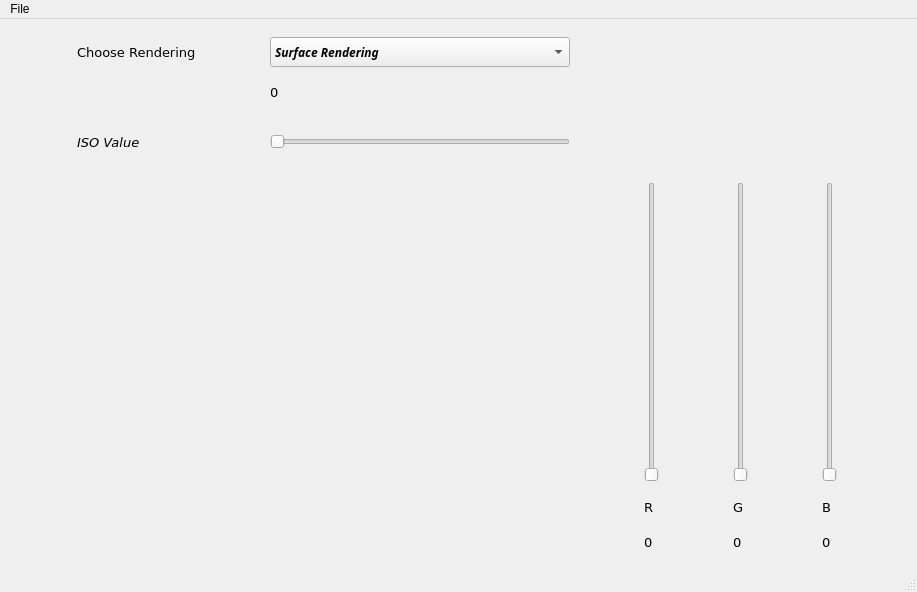
<?xml version="1.0" encoding="UTF-8"?>
<ui version="4.0">
 <class>MainWindow</class>
 <widget class="QMainWindow" name="MainWindow">
  <property name="geometry">
   <rect>
    <x>0</x>
    <y>0</y>
    <width>917</width>
    <height>592</height>
   </rect>
  </property>
  <property name="windowTitle">
   <string>MainWindow</string>
  </property>
  <widget class="QWidget" name="centralwidget">
   <layout class="QGridLayout" name="gridLayout">
    <item row="3" column="0">
     <widget class="QLabel" name="label">
      <property name="maximumSize">
       <size>
        <width>100</width>
        <height>50</height>
       </size>
      </property>
      <property name="font">
       <font>
        <family>Verdana</family>
        <pointsize>10</pointsize>
        <weight>50</weight>
        <italic>true</italic>
        <bold>false</bold>
       </font>
      </property>
      <property name="text">
       <string>ISO Value </string>
      </property>
     </widget>
    </item>
    <item row="0" column="1">
     <widget class="QComboBox" name="comboBox">
      <property name="maximumSize">
       <size>
        <width>300</width>
        <height>30</height>
       </size>
      </property>
      <property name="font">
       <font>
        <family>Ubuntu Mono</family>
        <weight>75</weight>
        <italic>true</italic>
        <bold>true</bold>
       </font>
      </property>
      <item>
       <property name="text">
        <string>Surface Rendering</string>
       </property>
      </item>
      <item>
       <property name="text">
        <string>Ray Casting Rendering</string>
       </property>
      </item>
     </widget>
    </item>
    <item row="3" column="1">
     <widget class="QSlider" name="horizontalSlider">
      <property name="maximumSize">
       <size>
        <width>300</width>
        <height>50</height>
       </size>
      </property>
      <property name="orientation">
       <enum>Qt::Horizontal</enum>
      </property>
     </widget>
    </item>
    <item row="4" column="4">
     <widget class="QSlider" name="verticalSlider_3">
      <property name="maximumSize">
       <size>
        <width>16777215</width>
        <height>300</height>
       </size>
      </property>
      <property name="maximum">
       <number>100</number>
      </property>
      <property name="orientation">
       <enum>Qt::Vertical</enum>
      </property>
     </widget>
    </item>
    <item row="2" column="1">
     <widget class="QLabel" name="label_2">
      <property name="maximumSize">
       <size>
        <width>50</width>
        <height>20</height>
       </size>
      </property>
      <property name="font">
       <font>
        <family>Verdana</family>
        <pointsize>10</pointsize>
        <weight>50</weight>
        <italic>false</italic>
        <bold>false</bold>
       </font>
      </property>
      <property name="text">
       <string>0</string>
      </property>
     </widget>
    </item>
    <item row="5" column="2">
     <widget class="QLabel" name="label_3">
      <property name="maximumSize">
       <size>
        <width>20</width>
        <height>20</height>
       </size>
      </property>
      <property name="font">
       <font>
        <family>Verdana</family>
        <pointsize>10</pointsize>
        <weight>50</weight>
        <italic>false</italic>
        <bold>false</bold>
       </font>
      </property>
      <property name="text">
       <string>R</string>
      </property>
     </widget>
    </item>
    <item row="5" column="3">
     <widget class="QLabel" name="label_4">
      <property name="maximumSize">
       <size>
        <width>20</width>
        <height>20</height>
       </size>
      </property>
      <property name="font">
       <font>
        <family>Verdana</family>
        <pointsize>10</pointsize>
        <weight>50</weight>
        <italic>false</italic>
        <bold>false</bold>
       </font>
      </property>
      <property name="text">
       <string>G</string>
      </property>
     </widget>
    </item>
    <item row="4" column="3">
     <widget class="QSlider" name="verticalSlider_2">
      <property name="maximumSize">
       <size>
        <width>16777215</width>
        <height>300</height>
       </size>
      </property>
      <property name="maximum">
       <number>100</number>
      </property>
      <property name="orientation">
       <enum>Qt::Vertical</enum>
      </property>
     </widget>
    </item>
    <item row="5" column="4">
     <widget class="QLabel" name="label_5">
      <property name="maximumSize">
       <size>
        <width>20</width>
        <height>20</height>
       </size>
      </property>
      <property name="font">
       <font>
        <family>Verdana</family>
        <pointsize>10</pointsize>
        <weight>50</weight>
        <italic>false</italic>
        <bold>false</bold>
       </font>
      </property>
      <property name="text">
       <string>B</string>
      </property>
     </widget>
    </item>
    <item row="4" column="2">
     <widget class="QSlider" name="verticalSlider">
      <property name="maximumSize">
       <size>
        <width>16777215</width>
        <height>300</height>
       </size>
      </property>
      <property name="maximum">
       <number>100</number>
      </property>
      <property name="singleStep">
       <number>1</number>
      </property>
      <property name="sliderPosition">
       <number>0</number>
      </property>
      <property name="orientation">
       <enum>Qt::Vertical</enum>
      </property>
      <property name="tickPosition">
       <enum>QSlider::NoTicks</enum>
      </property>
      <property name="tickInterval">
       <number>10</number>
      </property>
     </widget>
    </item>
    <item row="6" column="2">
     <widget class="QLabel" name="label_6">
      <property name="maximumSize">
       <size>
        <width>50</width>
        <height>20</height>
       </size>
      </property>
      <property name="font">
       <font>
        <family>Verdana</family>
        <pointsize>10</pointsize>
        <weight>50</weight>
        <italic>false</italic>
        <bold>false</bold>
       </font>
      </property>
      <property name="text">
       <string>0</string>
      </property>
     </widget>
    </item>
    <item row="6" column="3">
     <widget class="QLabel" name="label_7">
      <property name="maximumSize">
       <size>
        <width>50</width>
        <height>20</height>
       </size>
      </property>
      <property name="font">
       <font>
        <family>Verdana</family>
        <pointsize>10</pointsize>
        <weight>50</weight>
        <italic>false</italic>
        <bold>false</bold>
       </font>
      </property>
      <property name="text">
       <string>0</string>
      </property>
     </widget>
    </item>
    <item row="6" column="4">
     <widget class="QLabel" name="label_8">
      <property name="maximumSize">
       <size>
        <width>50</width>
        <height>20</height>
       </size>
      </property>
      <property name="font">
       <font>
        <family>Verdana</family>
        <pointsize>10</pointsize>
        <weight>50</weight>
        <italic>false</italic>
        <bold>false</bold>
       </font>
      </property>
      <property name="text">
       <string>0</string>
      </property>
     </widget>
    </item>
    <item row="4" column="0" rowspan="2" colspan="2">
     <widget class="vtkWidget" name="widget" native="true"/>
    </item>
    <item row="0" column="0">
     <widget class="QLabel" name="label_9">
      <property name="maximumSize">
       <size>
        <width>200</width>
        <height>50</height>
       </size>
      </property>
      <property name="font">
       <font>
        <family>Verdana</family>
        <pointsize>10</pointsize>
        <weight>50</weight>
        <italic>false</italic>
        <bold>false</bold>
       </font>
      </property>
      <property name="text">
       <string>Choose Rendering</string>
      </property>
     </widget>
    </item>
   </layout>
  </widget>
  <widget class="QMenuBar" name="menubar">
   <property name="geometry">
    <rect>
     <x>0</x>
     <y>0</y>
     <width>917</width>
     <height>26</height>
    </rect>
   </property>
   <widget class="QMenu" name="menuOpen_File">
    <property name="title">
     <string>File</string>
    </property>
    <addaction name="actionopen"/>
   </widget>
   <addaction name="menuOpen_File"/>
  </widget>
  <widget class="QStatusBar" name="statusbar"/>
  <action name="actionopen">
   <property name="text">
    <string>open</string>
   </property>
  </action>
 </widget>
 <customwidgets>
  <customwidget>
   <class>vtkWidget</class>
   <extends>QWidget</extends>
   <header>vtkwidget.h</header>
   <container>1</container>
  </customwidget>
 </customwidgets>
 <resources/>
 <connections/>
</ui>
